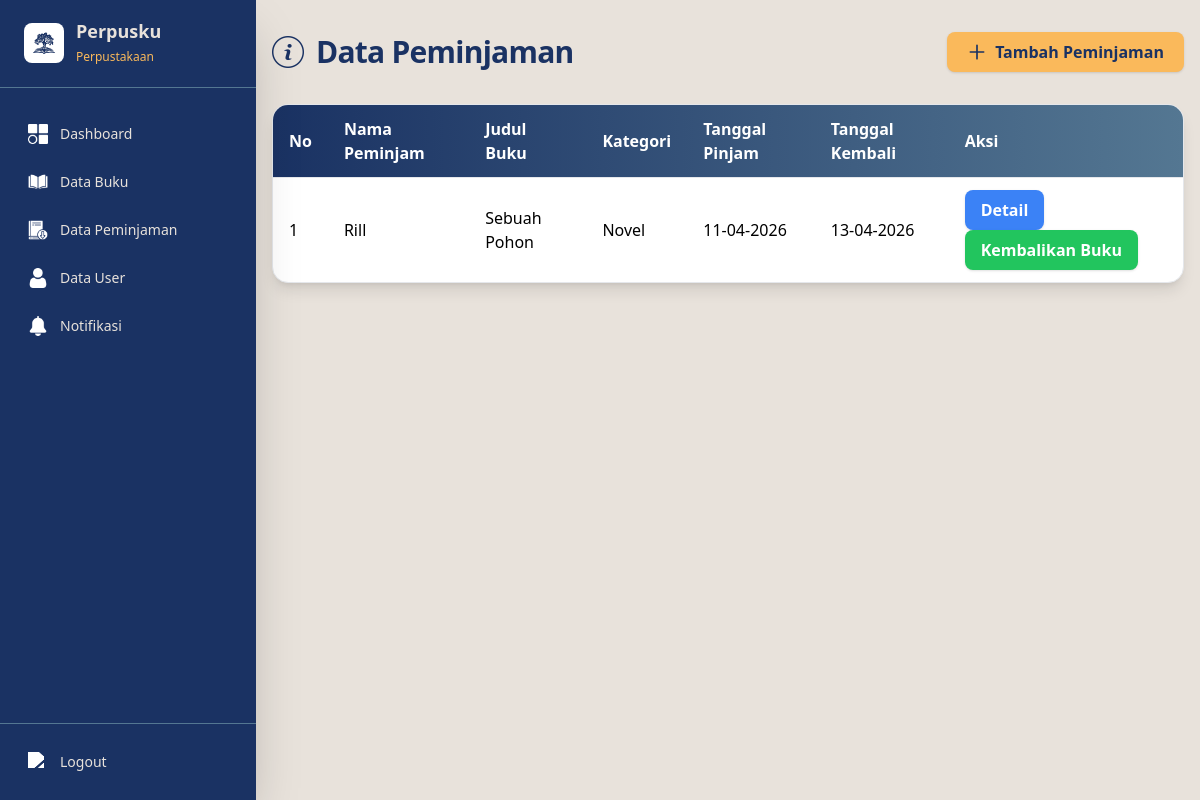
Before: /view/admin/transaksi.php (signed in) with the older database file.
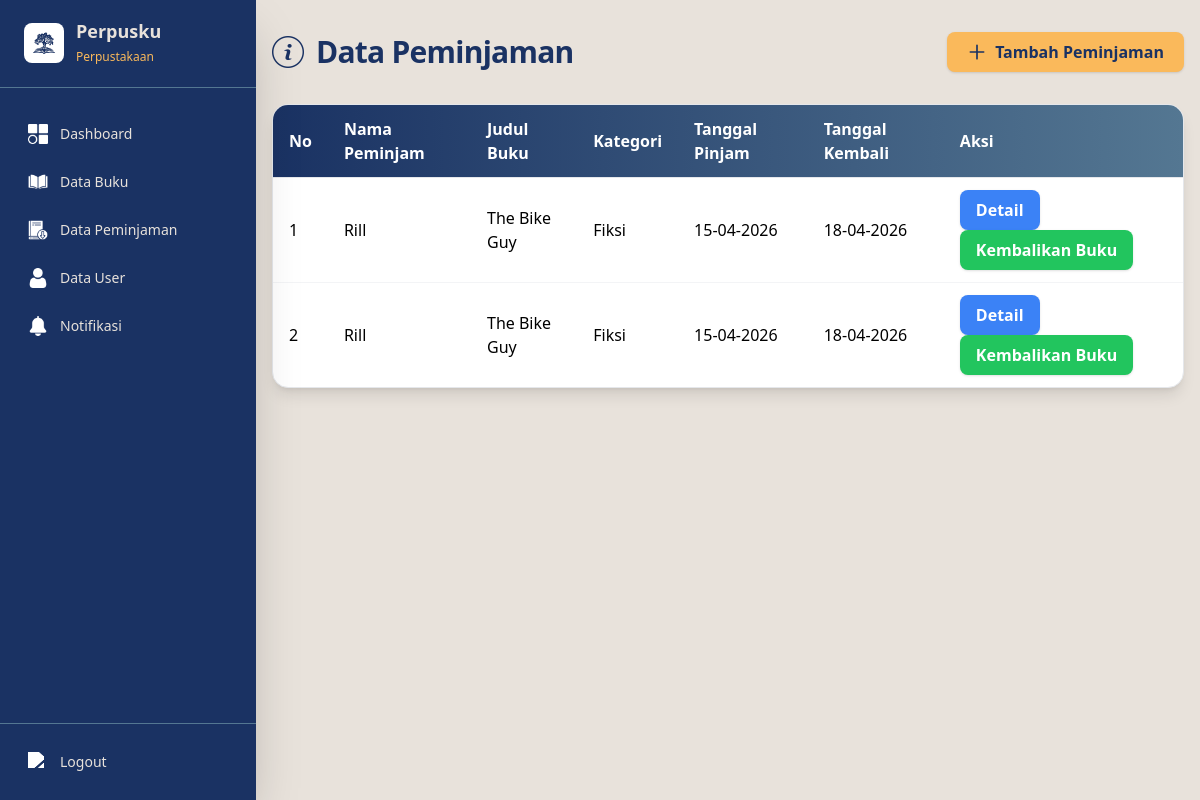
After: the same page with the newer database file.
### tables this page shows
CREATE TABLE `peminjaman` (
  `id_peminjaman` int(11) NOT NULL,
  `id_user` int(11) NOT NULL,
  `tanggal_pinjam` date NOT NULL,
  `tanggal_kembali` date NOT NULL,
  `jumlah` int(11) NOT NULL DEFAULT 1
);

CREATE TABLE `users` (
  `id_user` int(11) NOT NULL,
  `nama` varchar(100) NOT NULL,
  `username` varchar(50) NOT NULL,
  `password` varchar(255) NOT NULL,
  `role` enum('admin','user') NOT NULL,
  `created_at` datetime DEFAULT current_timestamp()
);

CREATE TABLE `buku` (
  `id_buku` int(11) NOT NULL,
  `cover` varchar(255) NOT NULL,
  `judul` varchar(150) NOT NULL,
  `kategori` varchar(255) NOT NULL,
  `penulis` varchar(100) DEFAULT NULL,
  `tahun` year(4) DEFAULT NULL,
  `stok` int(11) NOT NULL,
  `created_at` datetime DEFAULT current_timestamp()
);

### view/admin/transaksi.php (the view, shortened to what this page needs)
<?php
include_once '../../model/koneksi.php';
$query = "SELECT
    p.id_peminjaman,
    u.id_user,
    u.nama as nama_user,
    b.judul,
    b.kategori,
    b.penulis,
    b.cover,
    p.tanggal_pinjam,
    p.tanggal_kembali
FROM peminjaman p
JOIN users u ON p.id_user = u.id_user
JOIN detail_peminjaman dp ON p.id_peminjaman = dp.id_peminjaman
JOIN buku b ON dp.id_buku = b.id_buku
ORDER BY p.tanggal_pinjam DESC
";
$result = mysqli_query($koneksi, $query);
?>
<!DOCTYPE html>
<html lang="id">
<head>
    <script src="https://cdn.tailwindcss.com"></script>
</head>
<body class="bg-perpusku4">
    <?php include '../partials/admin_sidebar.php'; ?>
    <div id="mainContent" class="md:ml-64 transition-all duration-300 min-h-screen">
        <div class="max-w-6xl mx-auto px-4 py-8">
            <div class="flex items-center justify-between mb-8">
                <div class="flex items-center gap-3">
                    <img src="../../public/image/info.png" class="w-8 h-8" />
                    <h2 class="text-3xl font-extrabold text-perpusku1 tracking-tight">Data Peminjaman</h2>
                </div>
                <a href="crud_transaksi.php" class="inline-flex items-center gap-2 px-5 py-2 bg-perpusku3 text-perpusku1 font-semibold rounded-lg shadow hover:bg-yellow-400 transition">
                    <svg class="w-5 h-5" fill="none" stroke="currentColor" stroke-width="2" viewBox="0 0 24 24"><path stroke-linecap="round" stroke-linejoin="round" d="M12 4v16m8-8H4"/></svg>
                    Tambah Peminjaman
                </a>
            </div>
            <div id="tableSection" class="overflow-x-auto rounded-2xl shadow-lg bg-white border border-gray-200">
                <table class="min-w-full">
                    <thead class="bg-gradient-to-r from-perpusku1 to-perpusku2 text-white">
                        <tr>
                            <th class="px-4 py-3 border-b text-left font-semibold">No</th>
                            <th class="px-4 py-3 border-b text-left font-semibold">Nama Peminjam</th>
                            <th class="px-4 py-3 border-b text-left font-semibold">Judul Buku</th>
                            <th class="px-4 py-3 border-b text-left font-semibold">Kategori</th>
                            <th class="px-4 py-3 border-b text-left font-semibold">Tanggal Pinjam</th>
                            <th class="px-4 py-3 border-b text-left font-semibold">Tanggal Kembali</th>
                            <th class="px-4 py-3 border-b text-left font-semibold">Aksi</th>
                        </tr>
                    </thead>
                    <tbody class="divide-y divide-gray-100">
                                                <?php
                                                $no = 1;
                                                while ($row = mysqli_fetch_assoc($result)) {
                                                        echo "<tr>";
                                                        echo "<td class='px-4 py-3'>{$no}</td>";
                                                        echo "<td class='px-4 py-3'>".htmlspecialchars($row['nama_user'])."</td>";
                                                        echo "<td class='px-4 py-3'>{$row['judul']}</td>";
                                                        echo "<td class='px-4 py-3'>{$row['kategori']}</td>";
                                                        echo "<td class='px-4 py-3'>".date('d-m-Y', strtotime($row['tanggal_pinjam']))."</td>";
                                                        echo "<td class='px-4 py-3'>".date('d-m-Y', strtotime($row['tanggal_kembali']))."</td>";
                                                        echo "<td class='px-4 py-3'>
                                                            <button
                                                                onclick=\"setDetailData('{$row['id_peminjaman']}', '{$row['nama_user']}', '{$row['id_user']}', '{$row['tanggal_pinjam']}', '{$row['tanggal_kembali']}', '{$row['judul']}', '{$row['kategori']}', '{$row['penulis']}', '{$row['cover']}')\"
                                                                class='bg-blue-500 hover:bg-blue-600 text-white px-4 py-2 rounded-lg font-semibold shadow transition mr-2'
                                                                data-judul='{$row['judul']}'
                                                                data-kategori='{$row['kategori']}'
                                                                data-penulis='{$row['penulis']}'
                                                                data-cover='{$row['cover']}'
                                                            >Detail</button>
                                                            <button onclick=\"setReturnData('{$row['id_peminjaman']}', '{$row['nama_user']}', '{$row['id_user']}', '{$row['judul']}', '{$row['kategori']}', '{$row['penulis']}', '{$row['cover']}', '{$row['tanggal_pinjam']}', '{$row['tanggal_kembali']}')\" class='bg-green-500 hover:bg-green-600 text-white px-4 py-2 rounded-lg font-semibold shadow transition'>Kembalikan Buku</button>
                                                        </td>";
                                                        echo "</tr>";
                                                        $no++;
                                                }
                                                ?>
                    </tbody>
                </table>
            </div>
        </div>
</body>
</html>

### view/partials/admin_sidebar.php (shortened to what this page needs)
<div id="app">
        <div class="flex items-center gap-3 px-6 py-5 border-b border-perpusku2">
            <div class="flex items-center gap-3 flex-1 cursor-pointer" onclick="toggleCollapseSidebar()" title="Toggle Sidebar">
                <div class="w-10 h-10 rounded-lg bg-white flex items-center justify-center flex-shrink-0">
                    <img src="../../public/image/perpusku.png" alt="Logo" class="w-8 h-8" />
                </div>
                <div class="sidebar-label">
                    <span class="font-bold text-lg block leading-tight">Perpusku</span>
                    <span class="text-perpusku3 text-xs">Perpustakaan</span>
                </div>
            </div>
        </div>
        <nav class="flex-1 px-3 py-6 space-y-1 overflow-y-auto">
            <a href="dashboard.php" class="flex items-center gap-3 px-4 py-3 rounded-lg text-perpusku4 hover:bg-perpusku2 transition duration-300 sidebar-link group">
                <img src="../../public/image/dashboard.png" class="h-5 w-5 flex-shrink-0" alt="Dashboard">
                <span class="sidebar-label font-medium text-sm group-hover:text-white">Dashboard</span>
            </a>
            <a href="../admin/crud_buku.php" class="flex items-center gap-3 px-4 py-3 rounded-lg text-perpusku4 hover:bg-perpusku2 transition duration-300 sidebar-link group">
                <img src="../../public/image/book.png" class="h-5 w-5 flex-shrink-0" alt="Data Buku">
                <span class="sidebar-label font-medium text-sm group-hover:text-white">Data Buku</span>
            </a>
            <a href="transaksi.php" class="flex items-center gap-3 px-4 py-3 rounded-lg text-perpusku4 hover:bg-perpusku2 transition duration-300 sidebar-link group">
                <img src="../../public/image/pinjam.png" class="h-5 w-5 flex-shrink-0" alt="Peminjaman">
                <span class="sidebar-label font-medium text-sm group-hover:text-white">Data Peminjaman</span>
            </a>
            <a href="../admin/crud_user.php" class="flex items-center gap-3 px-4 py-3 rounded-lg text-perpusku4 hover:bg-perpusku2 transition duration-300 sidebar-link group">
                <img src="../../public/image/user.png" class="h-5 w-5 flex-shrink-0" alt="User">
                <span class="sidebar-label font-medium text-sm group-hover:text-white">Data User</span>
            </a>
            <a href="../admin/notifikasi.php" class="flex items-center gap-3 px-4 py-3 rounded-lg text-perpusku4 hover:bg-perpusku2 transition duration-300 sidebar-link group">
                <img src="../../public/image/bell.png" class="h-5 w-5 flex-shrink-0" alt="Notifikasi">
                <span class="sidebar-label font-medium text-sm group-hover:text-white">Notifikasi</span>
            </a>
        </nav>
        <div class="px-3 py-4 border-t border-perpusku2">
            <a href="../../controller/aksi_logout.php" class="flex items-center gap-3 px-4 py-3 rounded-lg text-perpusku4 hover:bg-red-600 transition duration-300 sidebar-link group">
                <img src="../../public/image/logout.png" class="h-5 w-5 flex-shrink-0" alt="Logout">
                <span class="sidebar-label font-medium text-sm group-hover:text-white">Logout</span>
            </a>
        </div>
    </div>

### view/partials/admin_sidebar.php (style rules this page uses)
.sidebar-link img { filter: brightness(0) saturate(100%) invert(1); }
.sidebar-link { position: relative; overflow: hidden; }
.sidebar-link::before { content: ''; position: absolute; top: 0; left: -100%; width: 100%; height: 100%; background: rgba(255, 255, 255, 0.1); transition: left 0.3s ease; }
.sidebar-link > * { position: relative; z-index: 1; }

Changed rows visible on the page:
removed peminjaman: id_user.nama "Rill", buku.judul "Sebuah Pohon", buku.kategori "Novel", tanggal_pinjam "11-04-2026", tanggal_kembali "13-04-2026"
added peminjaman: id_user.nama "Rill", buku.judul "The Bike Guy", buku.kategori "Fiksi", tanggal_pinjam "15-04-2026", tanggal_kembali "18-04-2026"
added peminjaman: id_user.nama "Rill", buku.judul "The Bike Guy", buku.kategori "Fiksi", tanggal_pinjam "15-04-2026", tanggal_kembali "18-04-2026"
